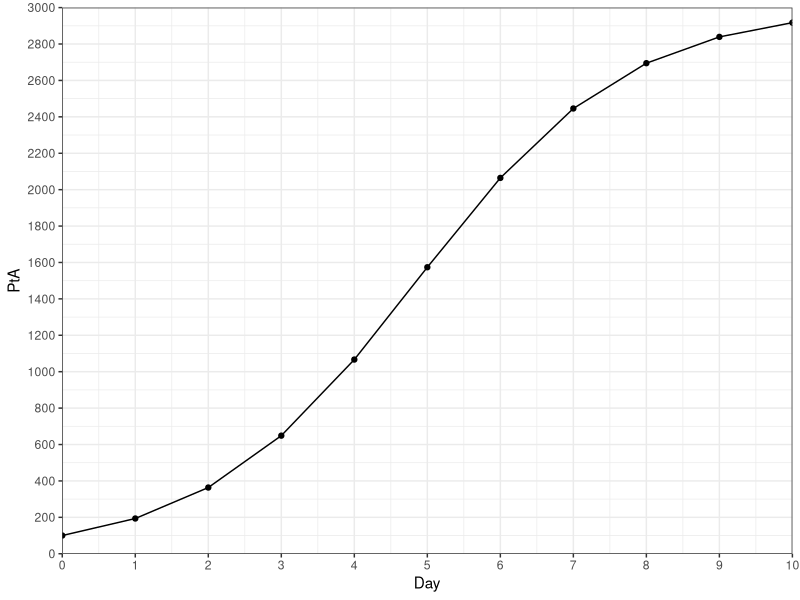
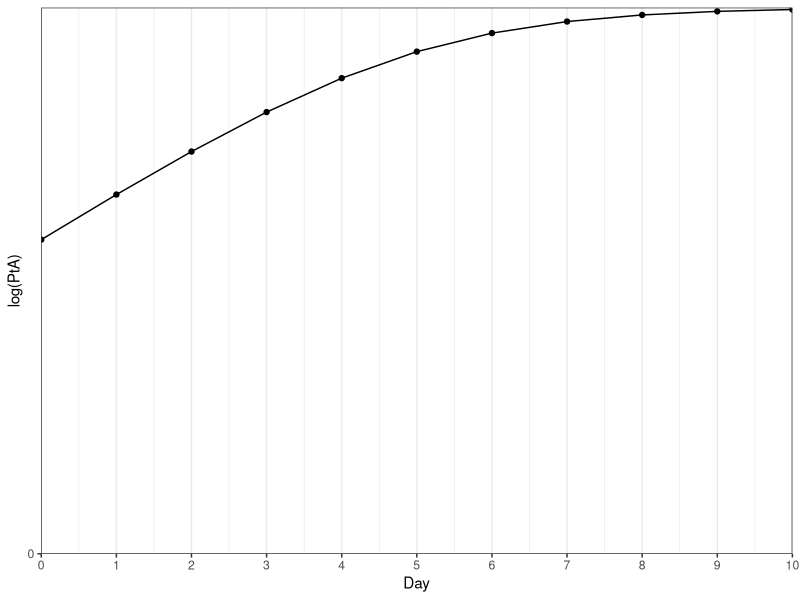
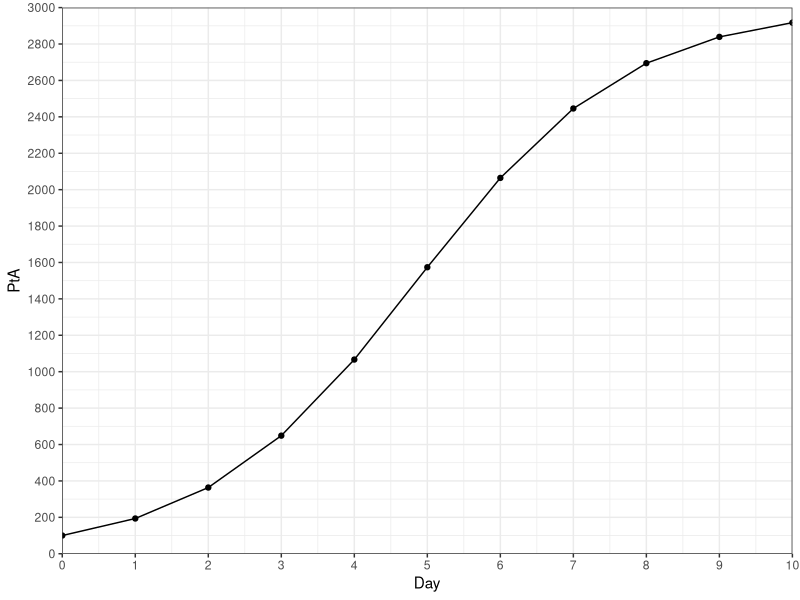
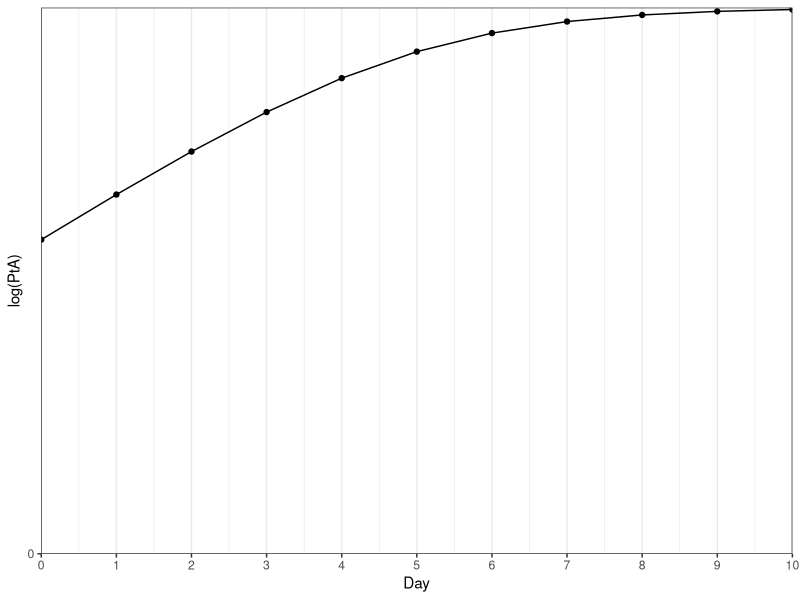

Source code (R) for these figures, in order: (Note: this script raises an error after producing the figures.)
## ---- chunk 1
library(tidyverse)
## ---- chunk 2
PA0 <- 100
PAMax <- 3000
PAmu <- log(2)
PAlag <- 2

PB0 <- 50
PBMax <- 1000
PBmu <- log(2)
PBlag <- 3

GrowthData <- tibble(Day = c(0,1,2,3,4,5,6,7,8,9,10))

GrowthData <- GrowthData %>%
  mutate(PtA = (PAMax * (PA0*exp(Day*PAmu))) /(PAMax + (PA0 * (exp(PAmu * Day) - 1)))) %>%
  mutate(PtALag = if_else(Day < PAlag, PA0, (PAMax * (PA0*exp((Day-PAlag)*PAmu))) /(PAMax + (PA0 * (exp(PAmu * (Day-PAlag)) - 1))))) %>%
  mutate(PtB = (PBMax * (PB0*exp(Day*PBmu))) /(PBMax + (PB0 * (exp(PBmu * Day) - 1)))) %>%
  mutate(PtBLag = if_else(Day < PBlag, PB0, (PBMax * (PB0*exp((Day-PBlag)*PBmu))) /(PBMax + (PB0 * (exp(PBmu * (Day-PBlag)) - 1)))))
## ---- chunk 3
GrowthData %>%
  ggplot() +
  geom_point(aes(x = Day, y = PtA)) +
  geom_line(aes(x = Day, y = PtA)) +
  scale_x_continuous(expand = c(0,0), limits = c(0,max(GrowthData$Day)), breaks = round(seq(0,10))) +
  scale_y_continuous(expand = c(0,0), limits = c(0,PAMax), breaks = seq(from=min(0),
              to=max(PAMax), by = 200)) + 
  theme_bw()

ggsave(
  "PtAPlot.png",
  plot = last_plot(),
  path = file.path("Plots")
)

GrowthData %>%
  ggplot() +
  geom_point(aes(x = Day, y = log(PtA))) +
  geom_line(aes(x = Day, y = log(PtA))) +
  scale_x_continuous(expand = c(0,0), limits = c(0,max(GrowthData$Day)), breaks = round(seq(0,10))) +
  scale_y_continuous(expand = c(0,0), limits = c(0,log(PAMax)), breaks = seq(from=min(0),
              to=max(PAMax), by = 200)) + 
  theme_bw()

ggsave(
  "logPtAPlot.png",
  plot = last_plot(),
  path = file.path("Plots")
)
## ---- chunk 4
ggsave(
  filename,
  plot = last_plot(),
  device = NULL,
  path = NULL,
  scale = 1,
  width = NA,
  height = NA,
  units = c("in", "cm", "mm", "px"),
  dpi = 300,
  limitsize = TRUE,
  bg = NULL,
  ...
)
## ---- chunk 5
GrowthData %>%
  ggplot() +
  geom_point(aes(x = Day, y = PtALag)) +
  geom_line(aes(x = Day, y = PtALag)) +
  scale_x_continuous(limits = c(0,max(GrowthData$Day)), breaks = round(seq(0,10))) +
  scale_y_continuous(limits = c(0,PAMax), breaks = seq(from=min(0),
              to=max(PAMax), by = 100)) + 
  theme_bw()

## ---- chunk 6
GrowthData %>%
  ggplot() +
  geom_point(aes(x = Day, y = PtB)) +
  geom_line(aes(x = Day, y = PtB)) +
  scale_x_continuous(limits = c(0,max(GrowthData$Day)), breaks = round(seq(0,10))) +
  scale_y_continuous(limits = c(0,PBMax), breaks = seq(from=min(0),
              to=max(PBMax), by = 100)) + 
  theme_bw()

## ---- chunk 7
GrowthData %>%
  ggplot() +
  geom_point(aes(x = Day, y = PtBLag)) +
  geom_line(aes(x = Day, y = PtBLag)) +
  scale_x_continuous(limits = c(0,max(GrowthData$Day)), breaks = round(seq(0,10))) +
  scale_y_continuous(limits = c(0,PBMax), breaks = seq(from=min(0),
              to=max(PBMax), by = 100)) + 
  theme_bw()
